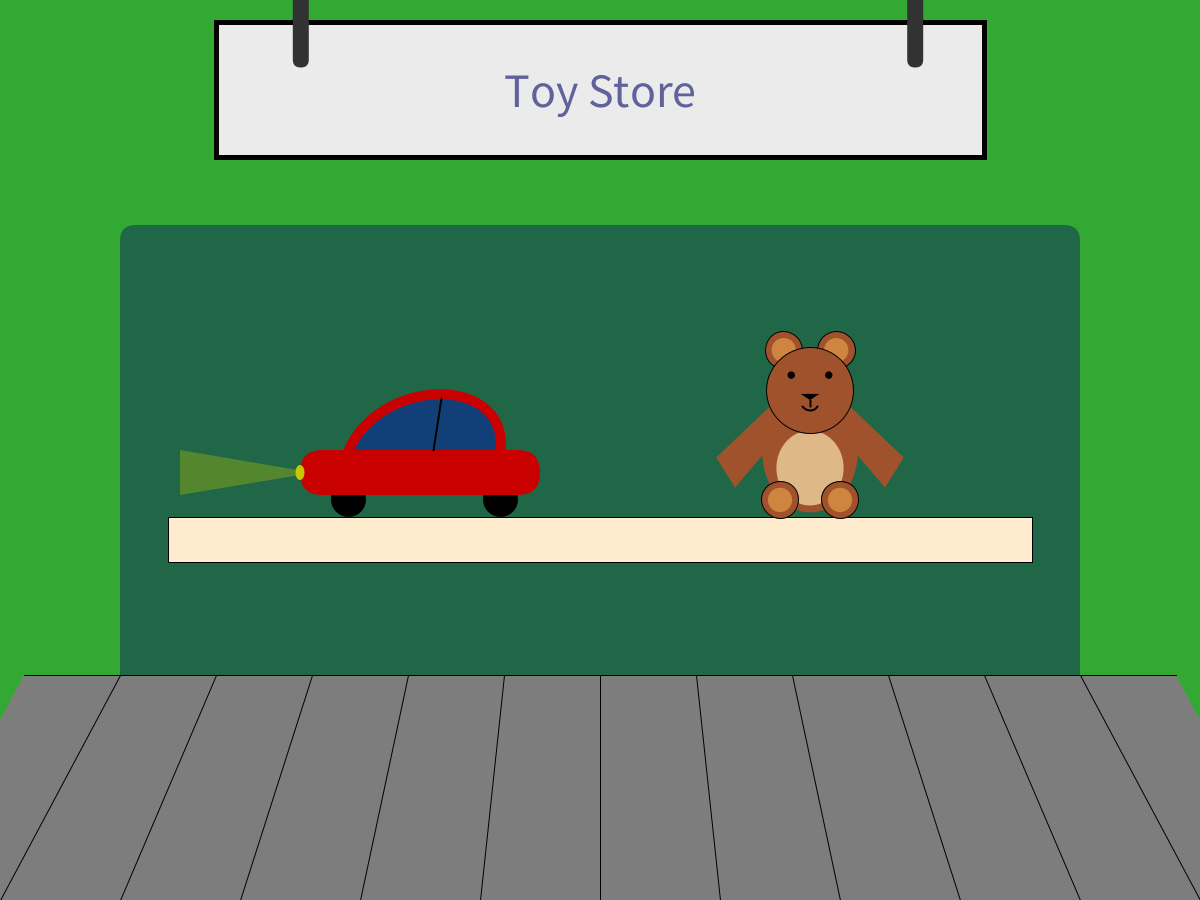
Frame 1 (no input)
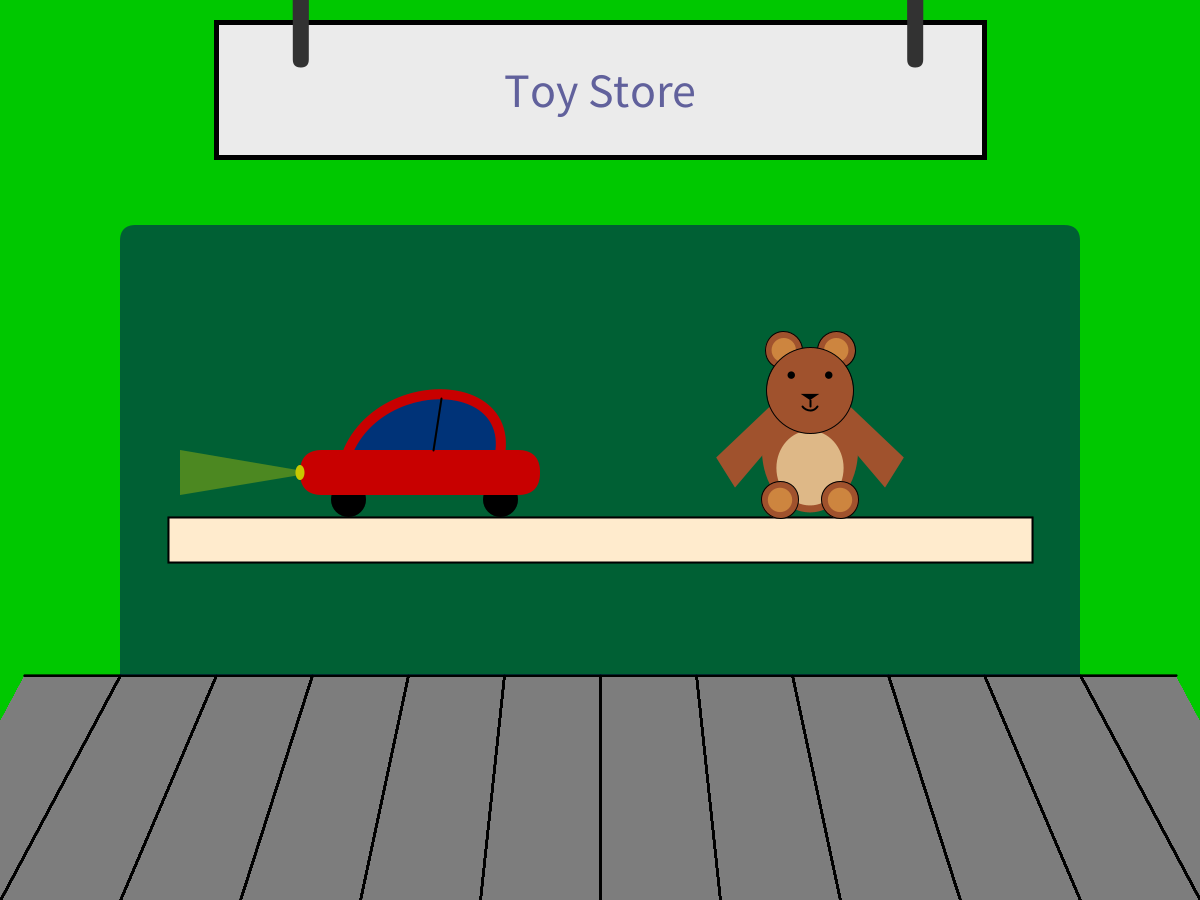
Frame 60 (the mouse pressed at the canvas centre just before this capture)
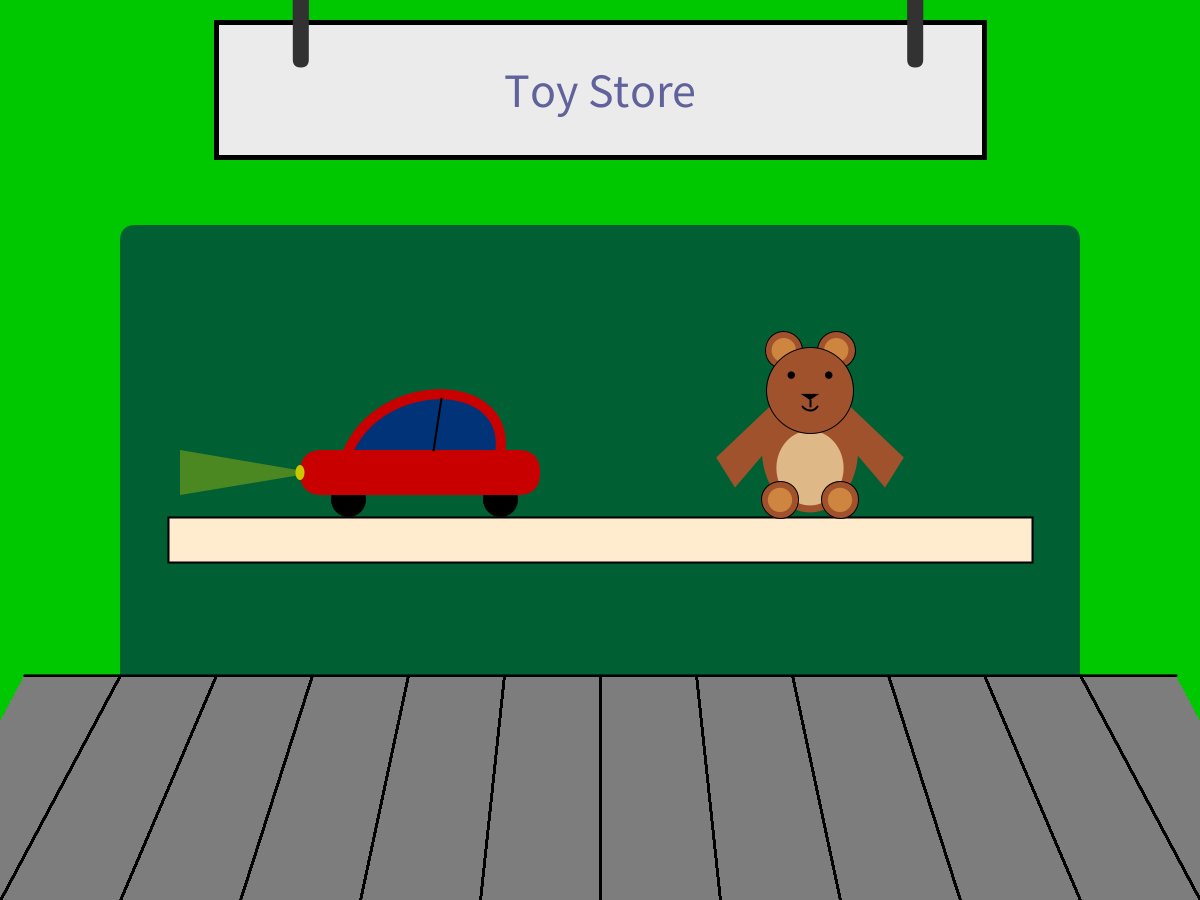
Frame 120 (the mouse held since frame 60 and released just before this capture)

The Processing sketch that drew these frames (run headless with seeded random() and noise(); from frame 60 on, the mouse is pressed at the canvas centre):

// Processing sketch: question_3
// ── question_3.pde
/////////////////
// setup
/////////////////

float artWallX;
float artWallY;
float artWallWidth;
float artWallHeight;

void setup() {
       size(1200, 900);
       background(125);
       // surface.setResizable(true); // sign text and bear head & arms do not rezise properly
}

/////////////////
// draw
/////////////////

void draw() {
       drawWall();
       drawFloor();
       drawArtWall();
       drawSign();
       drawCar();
       drawTeddy();
}

// back wall
void drawWall() {
       artWallX = width/2;
       artWallY = height*0.5;
       artWallWidth = width*0.8;
       artWallHeight = height*0.5;

       noStroke();
       fill(0, 200, 0, 150);
       rectMode(CORNERS);
       rect(0, 0, width, artWallY + artWallHeight/2);

       triangle(0,
              artWallY + artWallHeight/2,
              0,
              artWallY + artWallHeight/2 + artWallHeight*0.1,
              width/2 - artWallWidth/2 - artWallWidth/10,
              artWallY + artWallHeight/2);

       triangle(width,
              artWallY + artWallHeight/2,
              width,
              artWallY + artWallHeight/2 + artWallHeight*0.1,
              width/2 + artWallWidth/2 + artWallWidth/10,
              artWallY + artWallHeight/2);
}

/////////////////
// floor
/////////////////

void drawFloor() {
       int floorSpace = width/10;
       float floorTop = (width/2 - artWallWidth/2) + artWallWidth/10;
       int bottomSpace = width/10;

       stroke(0);
       line(width/2 - artWallWidth/2 - artWallWidth/10,
              artWallY + artWallHeight/2,
              width/2 + artWallWidth/2 + artWallWidth/10,
              artWallY + artWallHeight/2);

       for (int i = 0; i < 10; i++ ) {
              line(floorTop, artWallY + artWallHeight/2, bottomSpace*(i+1), height);
              floorTop = floorTop + artWallWidth/10;
       }
       line(0, height, width/2 - artWallWidth/2, artWallY + artWallHeight/2);
}

/////////////////
// art wall
/////////////////

void drawArtWall() {
       // background

       noStroke();
       fill(0, 0, 100, 100);
       rectMode(CENTER);
       rect(artWallX, artWallY, artWallWidth, artWallHeight, 16, 16, 0, 0);

       // shelf

       stroke(0);
       fill(255,235,205);
       rect(artWallX, artWallY*1.2, artWallWidth*0.9, artWallHeight*0.1);
}

/////////////////
// sign
/////////////////

void drawSign() {
       float signWidth = artWallWidth*0.8;
       float signHeight = height * 0.1;
       String sign_text = "Toy Store";
       float poleWidth = width/75;
       float poleHeight = signHeight * 0.75;

       strokeWeight(5);
       fill(235);
       rectMode(CENTER);
       rect(artWallX, height*0.1, signWidth, height * 0.15);

       fill(0, 0, 100, 150);
       textAlign(CENTER, CENTER);
       textSize(48);
       text(sign_text, artWallX, signHeight);

       noStroke();
       fill(50);
       rectMode(CORNERS);
       rect(artWallX - signWidth*0.4,
       0,
       artWallX - signWidth*0.4 + poleWidth,
       poleHeight,
       0, 0, 90, 90);
       rect(artWallX + signWidth*0.4,
       0,
       artWallX + signWidth*0.4 + poleWidth,
       poleHeight,
       0, 0, 90, 90);
}

/////////////////
// toy car
/////////////////

void drawCar() {
       float carWidth = artWallWidth / 4;
       float carHeight = artWallHeight / 10;
       float carX = artWallX/2;
       float carY = artWallY;

       // tires
       fill(0);
       stroke(0);
       circle(carX + carWidth/5,
              carY + carHeight*1.1,
              carHeight/1.5);
       circle(carX + carWidth/1.2,
              carY + carHeight*1.1,
              carHeight/1.5);

       // top
       fill(0, 0, 200, 100);
       stroke(200, 0, 0);
       strokeWeight(10);
       curve(carX,
       carY + height/2,
       carX + carWidth/5,
       carY,
       carX + carWidth / 1.2,
       carY,
       carX,
       carY + height/2);

       // body
       noStroke();
       fill(200, 0, 0);
       rectMode(CORNER);
       rect(carX,
       carY,
       carWidth,
       carHeight,
       90, 90, 90, 90);

       stroke(0);
       strokeWeight(2);
       line(carX + carWidth/1.8, carY, carX + carWidth/1.7, carY - carHeight*1.15);

       // headlights
       noStroke();
       fill(200, 200, 0, 80);
       quad(carX, carY + carHeight/1.8, carX, carY + carHeight/2.2, carX - carWidth/2, carY, carX - carWidth/2, carY + carHeight);
       fill(200, 200, 0);
       ellipse(carX, carY + carHeight/2, carHeight/5, carHeight/3);
}

/////////////////
// teddy 
/////////////////

void drawTeddy() {
       float teddyCircle = artWallHeight / 12;
       float teddyEllipseWidth = artWallWidth / 10;
       float teddyEllipseHeight = teddyEllipseWidth*1.3;
       float teddyX = artWallX*1.35;
       float teddyY = artWallY*1;
       //arms

       // stroke(0);
       // strokeWeight(1);
       fill(160,82,45);

       quad(teddyX - teddyCircle*0.3,
       teddyY - teddyCircle*1,
       teddyX - teddyCircle*0.5,
       teddyY - teddyCircle*1.7,
       teddyX - teddyCircle *2.5,
       teddyY + teddyCircle*0.2,
       teddyX - teddyCircle*2,
       teddyY + teddyCircle
       );

       quad(teddyX + teddyCircle*0.3,
       teddyY - teddyCircle*1,
       teddyX + teddyCircle*0.5,
       teddyY - teddyCircle*1.7,
       teddyX + teddyCircle *2.5,
       teddyY + teddyCircle*0.2,
       teddyX + teddyCircle*2,
       teddyY + teddyCircle
       );

       // body

       noStroke();
       fill(160,82,45);
       ellipseMode(CENTER);
       ellipse(teddyX, teddyY, teddyEllipseWidth, teddyEllipseHeight);

       fill(222,184,135);
       ellipse(teddyX, teddyY*1.04, teddyEllipseWidth*0.7, teddyEllipseHeight*0.6);

       // feet

       stroke(0);
       strokeWeight(1);
       fill(160,82,45);
       circle(teddyX - teddyCircle*0.8,
              teddyY + teddyEllipseHeight/2.5,
              teddyCircle);
       circle(teddyX + teddyCircle*0.8,
              teddyY + teddyEllipseHeight/2.5,
              teddyCircle);

       fill(205,133,63);
       noStroke();
       circle(teddyX - teddyCircle*0.8,
              teddyY + teddyEllipseHeight/2.5,
              teddyCircle*0.65);
       circle(teddyX + teddyCircle*0.8,
              teddyY + teddyEllipseHeight/2.5,
              teddyCircle*0.65);

       // head & ears & face

       stroke(0);
       strokeWeight(1);
       fill(160,82,45);
       circle(teddyX - teddyCircle*0.7,
              teddyY - teddyEllipseHeight*0.8,
              teddyCircle);
       circle(teddyX + teddyCircle*0.7,
              teddyY - teddyEllipseHeight*0.8,
              teddyCircle);

       fill(205,133,63);
       noStroke();
       circle(teddyX - teddyCircle*0.7,
              teddyY - teddyEllipseHeight*0.8,
              teddyCircle*0.65);
       circle(teddyX + teddyCircle*0.7,
              teddyY - teddyEllipseHeight*0.8,
              teddyCircle*0.65);      

       stroke(0);
       fill(160,82,45);
       circle(teddyX, teddyY - teddyEllipseHeight/2.1, teddyCircle*2.3);

       noStroke();
       fill(0);
       circle(teddyX - teddyCircle*0.5,
              teddyY - teddyEllipseHeight*0.6,
              teddyCircle*0.2);
       circle(teddyX + teddyCircle*0.5,
              teddyY - teddyEllipseHeight*0.6,
              teddyCircle*0.2);

       triangle(teddyX,
              teddyY - teddyEllipseHeight*0.4,
              teddyX - teddyCircle*0.25,
              teddyY - teddyEllipseHeight*0.45,
              teddyX + teddyCircle*0.25,
              teddyY - teddyEllipseHeight*0.45);

       stroke(0);
       strokeWeight(2);
       line(teddyX, teddyY - teddyEllipseHeight*0.4, teddyX, teddyY - teddyEllipseHeight*0.35);
       noFill();
       arc(teddyX, teddyY - teddyEllipseHeight*0.39, teddyCircle/2, teddyCircle/2, radians(35), radians(145));
}
